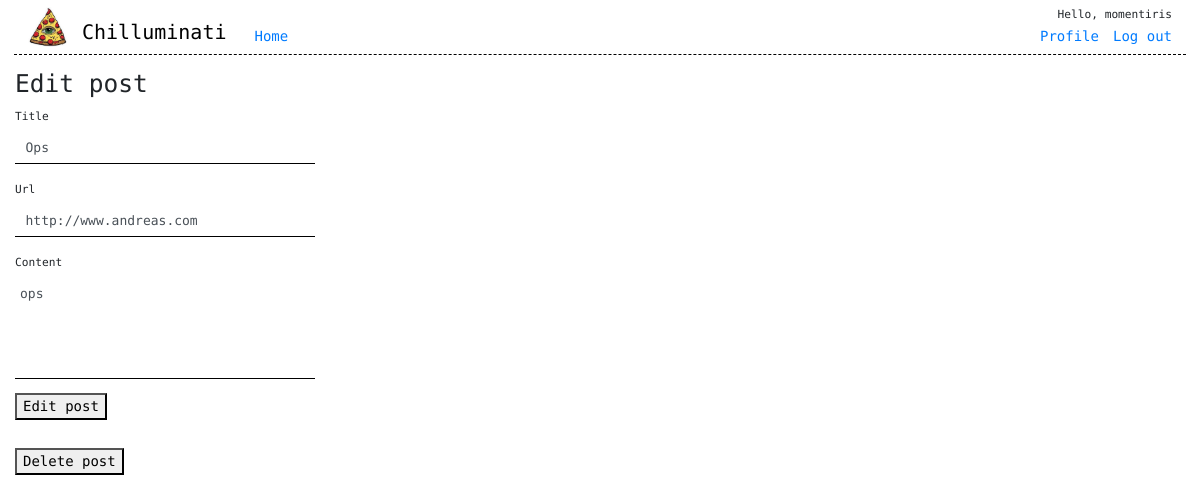
The app's page /editpost.php?post=52 (signed in) with its own data.
### tables this page shows
CREATE TABLE "posts" (
	`id`	INTEGER NOT NULL PRIMARY KEY AUTOINCREMENT,
	`author_id`	INTEGER NOT NULL,
	`title`	VARCHAR NOT NULL,
	`content`	TEXT NOT NULL,
	`url`	TEXT,
	`username`	TEXT,
	`time`	TEXT,
	`votes`	INTEGER
);

### app/dbFunctions.php (called while the page is built, shortened)
<?php
function getPost($pdo, $postId) {
  $getPostQ = "SELECT title, url, content, time, author_id,id, username FROM posts where id = :id";
  $getPost = $pdo->prepare($getPostQ);
  $getPost->bindParam(':id', $postId, PDO::PARAM_INT);
  $getPost->execute();
  $result = $getPost->fetchAll(PDO::FETCH_ASSOC);
  return $result;
}
?>

### editpost.php (the view, shortened to what this page needs)
<?php
require __DIR__.'/views/header.php';
$sId = $_SESSION['user']['id'];
if (isset($_GET)) {
$postId = (int)$_GET['post'];
$getPost = getPost($pdo, $postId);
  if ($getPost[0]['author_id'] == $sId): ?>
<div class="postboxcontainer container py-3" style="margin: 0;">
  <h3 class="">Edit post</h3>
  <article class="">
    <form class="postForm" action="/app/posts/update.php" method="post">
        <div class="form-group">
            <label for="title" class="small">Title</label>
            <input id="usernameInput" class="form-control inputArea" type="text" name="title" value="<?php echo $getPost[0]['title']; ?>" required>
        </div>
        <div class="form-group">
            <label for="url" class="small">Url</label>
            <input class="form-control inputArea" type="url" name="url" value="<?php echo $getPost[0]['url']; ?>" required>
        </div>
        <div class="form-group">
            <label for="content" class="small">Content</label>
            <textarea class="form-control contentArea inputArea"  type="text" name="content" required>
<?php echo $getPost[0]['content']; ?>
            </textarea>
        </div>
        <button type="submit" class="">Edit post</button>
    </form>
    <form class="postForm" action="/app/posts/delete.php" method="post">
      <button type="submit" name="delete"class="">Delete post</button>
    </form>
</article>
</div>
<?php else: echo "You can only edit your own posts."; endif; }?>

### assets/styles/main.css (style rules this page uses)
html { font-size: 14px; }
* { font-family: 'Roboto Mono', monospace !important; }
button { outline: none !important; }
textarea { width: 300px; height: 100px; }
body { width: 100vw; }
.container { min-width: 100vw; }
.contentArea { padding: 5px; resize: none; border-radius: 0; outline: none; }
.inputArea { border-radius: 0; border:none; border-bottom: 1px solid black; width: 300px; max-width: 500px; padding: 5; font-size: 13px; outline: none; }
.form-group { margin: 0; position: relative; }
.postForm { margin-bottom: 2rem; }

### assets/styles/profile.css (style rules this page uses)
.form-group { margin-bottom: 1rem; }

### records on screen
posts: title "Ops", url "http://www.andreas.com", content "ops"

### other values on screen
$config['title'] "Chilluminati"
$_SESSION['user']['name'] "momentiris"
